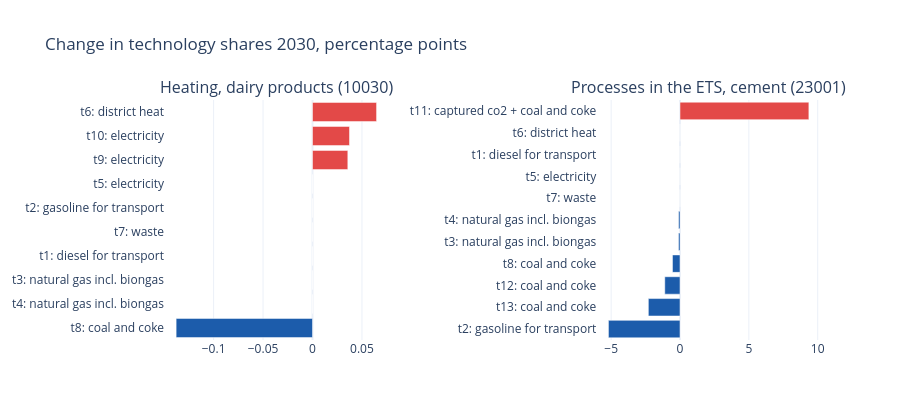

Write notebook code for a chart like this one.
### Markdown cell above
## Technology shares

The energy technology block chooses technologies for two energy services: heating in the dairy industry
(10030) and processes under the ETS in cement (23001). Each technology is labelled by its energy inputs. The
bars show the change in share in 2030 (percentage points), the lines the technologies that move, over time
(dashed: baseline, solid: with the tax).

### Code cell
units = {'HEATING__10030': 'Heating, dairy products (10030)', 'IN_ETS__23001': 'Processes in the ETS, cement (23001)'}
fig = make_subplots(rows=1, cols=2, subplot_titles=list(units.values()), horizontal_spacing=0.32)
movers = {}
for j, (u, title) in enumerate(units.items(), 1):
    lab = gv.technology_labels(base, u)
    sb, ss = gv.shares(base, u), gv.shares(shock, u)
    d = (100 * (ss.loc[Y] - sb.loc[Y])).sort_values()
    movers[u] = list(d.abs().sort_values(ascending=False).index[:4])
    fig.add_trace(go.Bar(x=d.values, y=[lab.get(l, l) for l in d.index], orientation='h', showlegend=False,
                         marker=dict(color=['#1c5cab' if v < 0 else '#e34948' for v in d.values]),
                         hovertemplate='%{y}: %{x:.2f} pp<extra></extra>'), row=1, col=j)
fig.update_layout(template=gv.TEMPLATE, height=420, title=f'Change in technology shares {Y}, percentage points')
fig.show()

### Figure 1 — Plotly figure (JSON) as saved in the notebook; plotly's stock layout.template omitted (floating-point values rounded to 4 significant figures)
{"data": [{"hovertemplate": "%{y}: %{x:.2f} pp<extra></extra>", "marker": {"color": ["#1c5cab", "#1c5cab", "#e34948", "#e34948", "#e34948", "#e34948", "#e34948", "#e34948", "#e34948", "#e34948"]}, "orientation": "h", "showlegend": false, "type": "bar", "x": [-0.1379, -1.443e-12, 0.0, 0.0, 0.0, 0.0, 1.862e-12, 0.0357, 0.03742, 0.06477], "xaxis": "x", "y": ["t8: coal and coke", "t4: natural gas incl. biongas", "t3: natural gas incl. biongas", "t1: diesel for transport", "t7: waste", "t2: gasoline for transport", "t5: electricity", "t9: electricity", "t10: electricity", "t6: district heat"], "yaxis": "y"}, {"hovertemplate": "%{y}: %{x:.2f} pp<extra></extra>", "marker": {"color": ["#1c5cab", "#1c5cab", "#1c5cab", "#1c5cab", "#1c5cab", "#1c5cab", "#1c5cab", "#1c5cab", "#e34948", "#e34948", "#e34948"]}, "orientation": "h", "showlegend": false, "type": "bar", "x": [-5.197, -2.298, -1.105, -0.5461, -0.1086, -0.1029, -8.847e-10, -4.337e-17, 0.0, 1.355e-18, 9.358], "xaxis": "x2", "y": ["t2: gasoline for transport", "t13: coal and coke", "t12: coal and coke", "t8: coal and coke", "t3: natural gas incl. biongas", "t4: natural gas incl. biongas", "t7: waste", "t5: electricity", "t1: diesel for transport", "t6: district heat", "t11: captured co2 + coal and coke"], "yaxis": "y2"}], "layout": {"annotations": [{"font": {"size": 16}, "showarrow": false, "text": "Heating, dairy products (10030)", "x": 0.17, "xanchor": "center", "xref": "paper", "y": 1, "yanchor": "bottom", "yref": "paper"}, {"font": {"size": 16}, "showarrow": false, "text": "Processes in the ETS, cement (23001)", "x": 0.83, "xanchor": "center", "xref": "paper", "y": 1, "yanchor": "bottom", "yref": "paper"}], "height": 420, "title": {"text": "Change in technology shares 2030, percentage points"}, "xaxis": {"anchor": "y", "domain": [0, 0.34]}, "xaxis2": {"anchor": "y2", "domain": [0.66, 1.0]}, "yaxis": {"anchor": "x", "domain": [0, 1]}, "yaxis2": {"anchor": "x2", "domain": [0, 1]}}}
